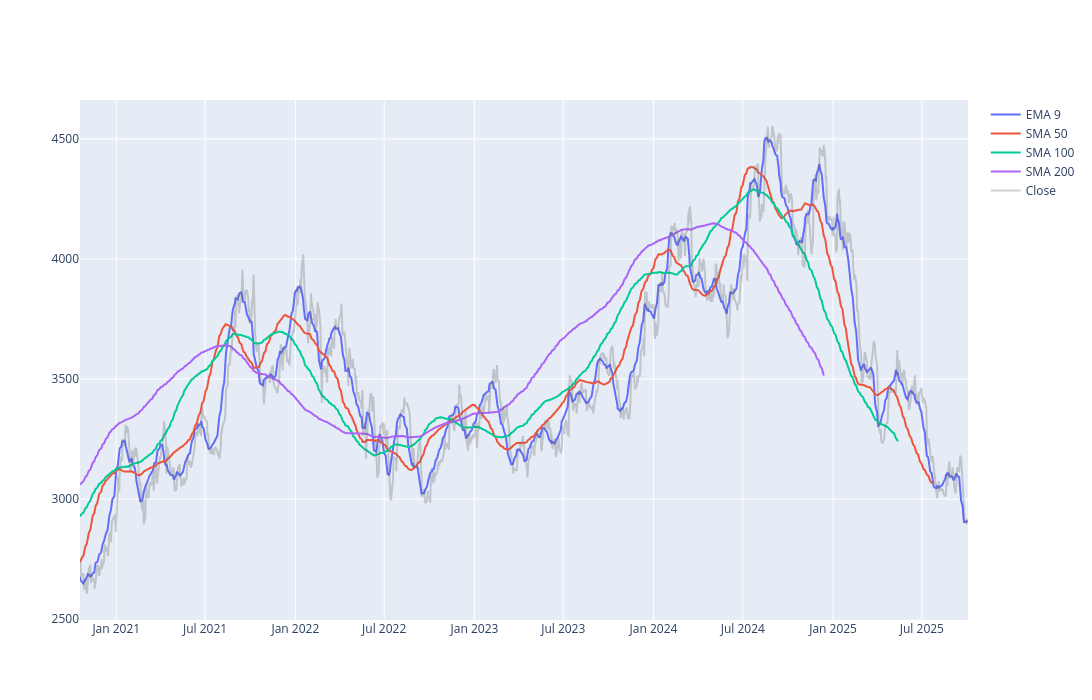

Notebook code for this chart:
### Code cell
dt['EMA_9'] = dt['Close'].ewm(5).mean().shift()
dt['SMA_50'] = dt['Close'].rolling(50).mean().shift()
dt['SMA_100'] = dt['Close'].rolling(100).mean().shift()
dt['SMA_200'] = dt['Close'].rolling(200).mean().shift()

fig = go.Figure()
fig.add_trace(go.Scatter(x=dt.Date, y=dt.EMA_9, name='EMA 9'))
fig.add_trace(go.Scatter(x=dt.Date, y=dt.SMA_50, name='SMA 50'))
fig.add_trace(go.Scatter(x=dt.Date, y=dt.SMA_100, name='SMA 100'))
fig.add_trace(go.Scatter(x=dt.Date, y=dt.SMA_200, name='SMA 200'))
fig.add_trace(go.Scatter(x=dt.Date, y=dt.Close, name='Close', line_color='dimgray', opacity=0.3))
fig.update_layout(
    width=1100,      # change width
    height=700      # change height
)
fig.show()

### Figure 1 — Plotly figure (JSON) as saved in the notebook; plotly's stock layout.template omitted (floating-point values rounded to 4 significant figures; data arrays with more than 128 entries replaced by an {"elided": "..."} marker saying what was removed)
{"data": [{"name": "EMA 9", "type": "scatter", "x": {"elided": "1231 str values"}, "y": {"elided": "1231 float values"}}, {"name": "SMA 50", "type": "scatter", "x": {"elided": "1231 str values"}, "y": {"elided": "1231 float values"}}, {"name": "SMA 100", "type": "scatter", "x": {"elided": "1231 str values"}, "y": {"elided": "1231 float values"}}, {"name": "SMA 200", "type": "scatter", "x": {"elided": "1231 str values"}, "y": {"elided": "1231 float values"}}, {"line": {"color": "dimgray"}, "name": "Close", "opacity": 0.3, "type": "scatter", "x": {"elided": "1231 str values"}, "y": {"elided": "1231 float values"}}], "layout": {"height": 700, "width": 1100}}
